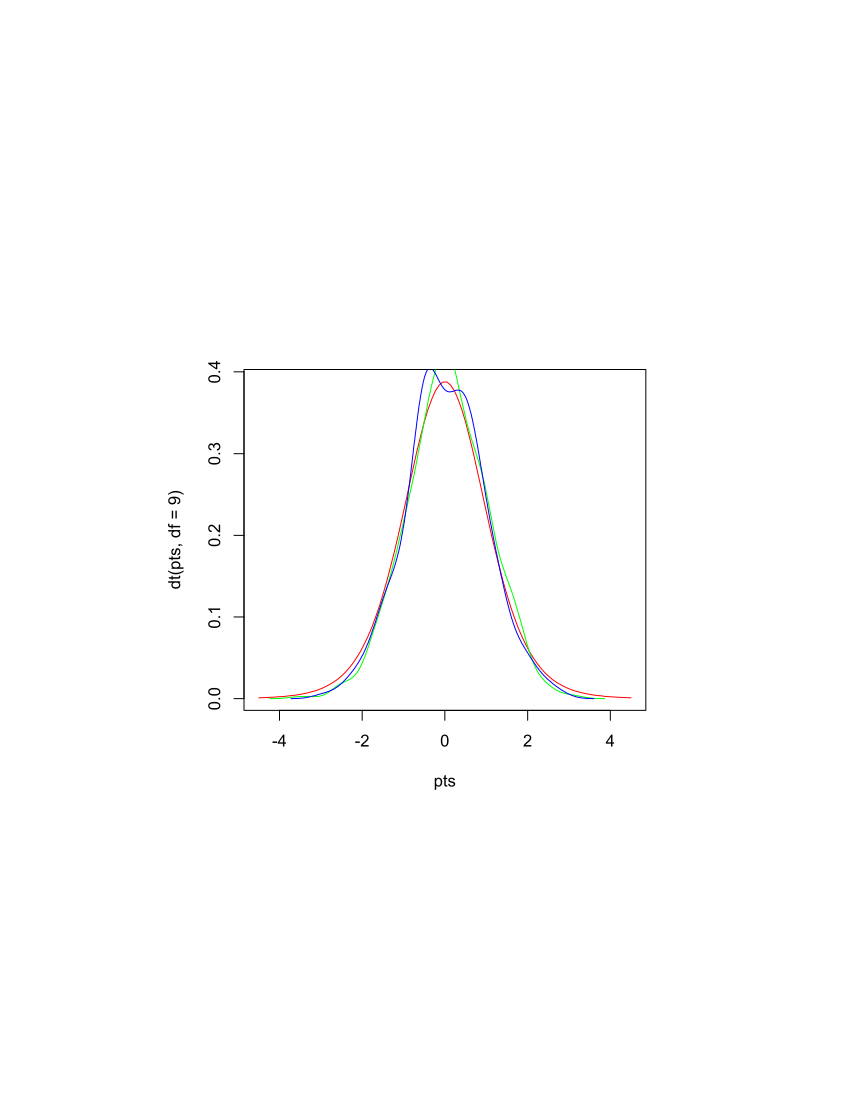

Recreate this plot in R.
# Auther: Amrinder Singh, Date: 10/31/2024 , Purpose: Class Assignment

x = rnorm(1000)
y = rnorm(300)


pts = seq(-4.5,4.5, length=100)
plot(pts, dt(pts, df=9), col='red', type="l")
lines(density(x), col='green')
lines(density(y), col='blue')

ttest <- t.test(x, y)



#Results:

 Welch Two Sample t-test

data:  x and y
t = 0.63066, df = 499.5, p-value = 0.5286
alternative hypothesis: true difference in means is not equal to 0
95 percent confidence interval:
 -0.0850135  0.1653907
sample estimates:
 mean of x  mean of y 
0.05788007 0.01769148 
